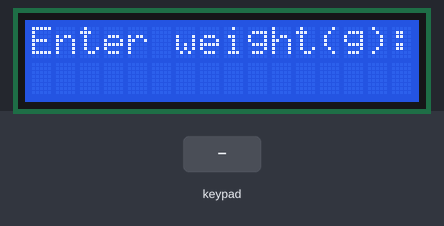
Bench run of a sketch on a simulated ESP32. On the bench: 16×2 character LCD. The inputs (shaded band) are chosen by the test bench. What the sketch prints to the serial monitor is not drawn.

Above: at 1.2 s.
1.3 s: keypad keys 3 2 3 3 2 5 2 6 # pressed 0.4 s apart
At 5.6 s:
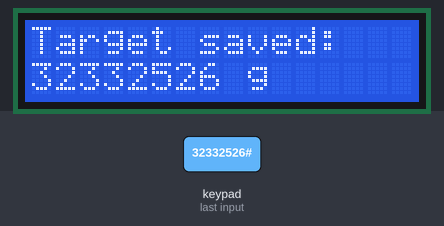
6.4 s: key 'A' pressed
At 7.1 s:
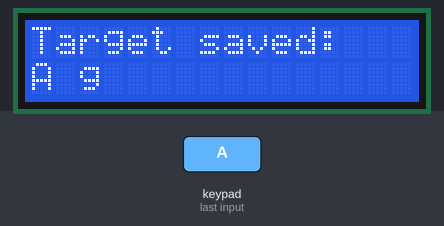
7.9 s: key 'B' pressed
At 9.1 s:
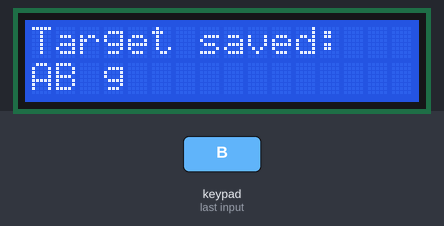
9.4 s: keypad keys 3 2 3 3 2 5 2 6 * pressed 0.4 s apart
At 13.1 s:
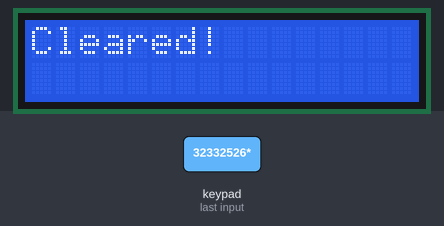
14.5 s: key 'C' pressed
At 15.5 s:
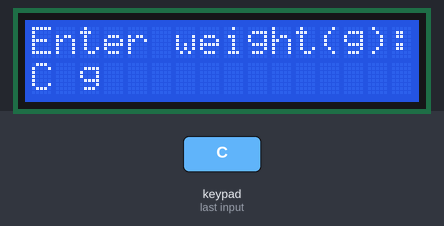
16.0 s: keypad keys 3 2 3 3 2 5 2 6 A pressed 0.4 s apart
At 19.6 s:
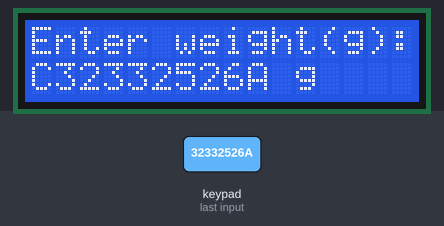
Timing chart, 0 to 21.1 s (numbered marks = the images above; inputs shaded):
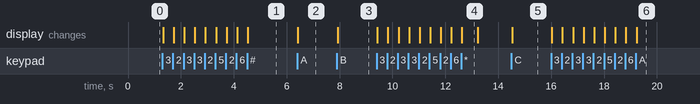

The sketch:

Ex02a_Keypad_HMI.ino
```cpp
/*
  Exercise 02a — Human-Machine Interface (Keypad + LCD)
  IIoT-Batch02 | Week 02

  Components:
  - 4x4 Matrix Keypad
  - LCD I2C 16x2

  Behavior:
  - Type digits to enter target weight
  - Press * to clear input
  - Press # to save and display the target weight
*/

#include <Keypad.h>
#include <LiquidCrystal_I2C.h>

// ─── LCD (I2C address 0x27, 16 cols, 2 rows) ─────────────────────────────────
LiquidCrystal_I2C lcd(0x27, 16, 2);

// ─── Keypad Layout ────────────────────────────────────────────────────────────
const byte ROWS = 4, COLS = 4;
char keys[ROWS][COLS] = {
  {'1','2','3','A'},
  {'4','5','6','B'},
  {'7','8','9','C'},
  {'*','0','#','D'}
};
byte rowPins[4] = {32, 33, 25, 26};
byte colPins[4] = {27, 14, 12, 13};
Keypad keypad = Keypad(makeKeymap(keys), rowPins, colPins, ROWS, COLS);

String inputStr  = "";
int targetWeight = 0;

void setup() {
  Serial.begin(115200);
  lcd.init();
  lcd.backlight();
  lcd.setCursor(0, 0);
  lcd.print("Enter weight(g):");
}

void loop() {
  char key = keypad.getKey();
  if (!key) return;

  if (key == '*') {
    // Clear input
    inputStr = "";
    lcd.clear();
    lcd.setCursor(0, 0); lcd.print("Cleared!");
    delay(600);
    lcd.clear();
    lcd.setCursor(0, 0); lcd.print("Enter weight(g):");

  } else if (key == '#') {
    // Save target weight
    targetWeight = inputStr.toInt();
    inputStr = "";
    lcd.clear();
    lcd.setCursor(0, 0); lcd.print("Target saved:");
    lcd.setCursor(0, 1); lcd.print(targetWeight); lcd.print(" g");
    Serial.print("Target weight set to: ");
    Serial.print(targetWeight); Serial.println(" g");

  } else {
    // Append digit
    inputStr += key;
    lcd.setCursor(0, 1);
    lcd.print("                "); // clear row
    lcd.setCursor(0, 1);
    lcd.print(inputStr + " g");
  }
}
```

Measured:
- after the input at 1.3 s, the display: first changes at once (image 1 shows a later state)
- after the input at 6.4 s, the display: changes at once (image 2)
- after the input at 7.9 s, the display: changes at once (image 3)
- after the input at 9.4 s, the display: first changes at once (image 4 shows a later state)
- after the input at 14.5 s, the display: changes at once (image 5)
- after the input at 16.0 s, the display: first changes at once (image 6 shows a later state)
- what the display in image 4 shows lasts 0.6 s, from 12.6 s to 13.2 s
